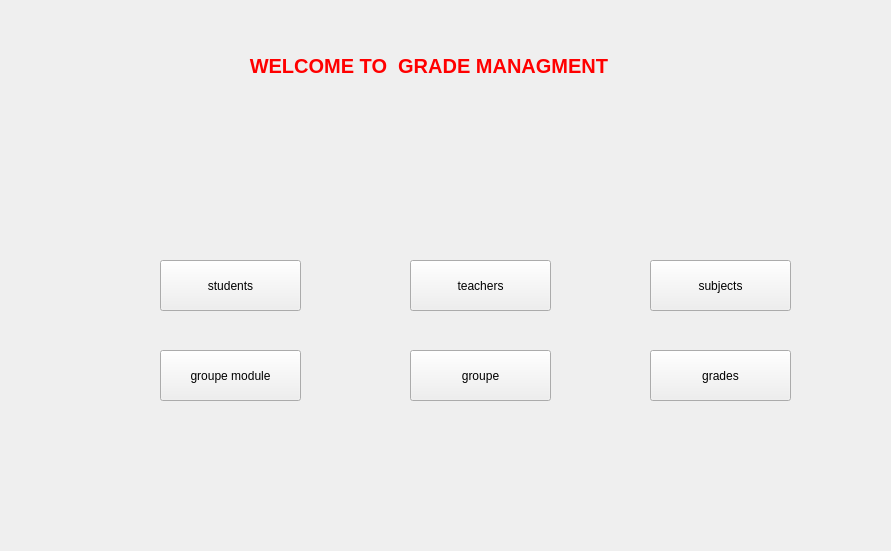
<?xml version="1.0" encoding="UTF-8"?>
<ui version="4.0">
 <class>mainwindow</class>
 <widget class="QWidget" name="mainwindow">
  <property name="geometry">
   <rect>
    <x>0</x>
    <y>0</y>
    <width>891</width>
    <height>551</height>
   </rect>
  </property>
  <property name="windowTitle">
   <string>Form</string>
  </property>
  <widget class="QLabel" name="label">
   <property name="geometry">
    <rect>
     <x>100</x>
     <y>-10</y>
     <width>691</width>
     <height>151</height>
    </rect>
   </property>
   <property name="styleSheet">
    <string notr="true">color: red; font-size: 20px; font-weight: bold;
font: 16pt &quot;Titillium Web&quot;;</string>
   </property>
   <property name="text">
    <string>                           WELCOME TO  GRADE MANAGMENT</string>
   </property>
  </widget>
  <widget class="QLabel" name="label_2">
   <property name="geometry">
    <rect>
     <x>0</x>
     <y>0</y>
     <width>121</width>
     <height>111</height>
    </rect>
   </property>
   <property name="text">
    <string/>
   </property>
   <property name="pixmap">
    <pixmap>../../../../../iconprojet.jpg</pixmap>
   </property>
   <property name="scaledContents">
    <bool>true</bool>
   </property>
  </widget>
  <widget class="QPushButton" name="pushButton">
   <property name="geometry">
    <rect>
     <x>160</x>
     <y>260</y>
     <width>141</width>
     <height>51</height>
    </rect>
   </property>
   <property name="text">
    <string>students</string>
   </property>
  </widget>
  <widget class="QPushButton" name="pushButton_2">
   <property name="geometry">
    <rect>
     <x>410</x>
     <y>260</y>
     <width>141</width>
     <height>51</height>
    </rect>
   </property>
   <property name="text">
    <string>teachers</string>
   </property>
  </widget>
  <widget class="QPushButton" name="pushButton_3">
   <property name="geometry">
    <rect>
     <x>650</x>
     <y>260</y>
     <width>141</width>
     <height>51</height>
    </rect>
   </property>
   <property name="text">
    <string>subjects</string>
   </property>
  </widget>
  <widget class="QPushButton" name="pushButton_4">
   <property name="geometry">
    <rect>
     <x>160</x>
     <y>350</y>
     <width>141</width>
     <height>51</height>
    </rect>
   </property>
   <property name="text">
    <string>groupe module</string>
   </property>
  </widget>
  <widget class="QPushButton" name="pushButton_5">
   <property name="geometry">
    <rect>
     <x>410</x>
     <y>350</y>
     <width>141</width>
     <height>51</height>
    </rect>
   </property>
   <property name="text">
    <string>groupe</string>
   </property>
  </widget>
  <widget class="QPushButton" name="pushButton_6">
   <property name="geometry">
    <rect>
     <x>650</x>
     <y>350</y>
     <width>141</width>
     <height>51</height>
    </rect>
   </property>
   <property name="text">
    <string>grades</string>
   </property>
  </widget>
 </widget>
 <resources/>
 <connections/>
</ui>
